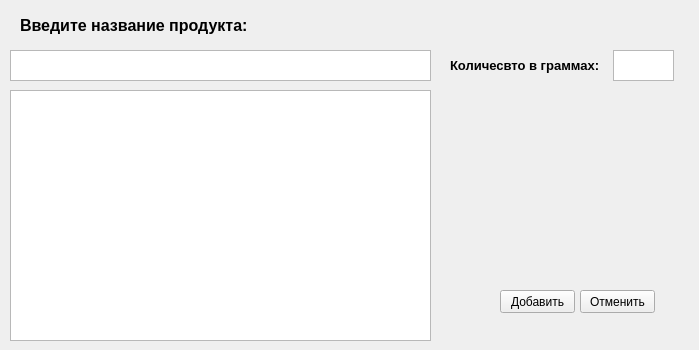
<?xml version="1.0" encoding="UTF-8"?>
<ui version="4.0">
 <class>Form</class>
 <widget class="QWidget" name="Form">
  <property name="geometry">
   <rect>
    <x>0</x>
    <y>0</y>
    <width>699</width>
    <height>350</height>
   </rect>
  </property>
  <property name="windowTitle">
   <string>Form</string>
  </property>
  <widget class="QTableWidget" name="table">
   <property name="geometry">
    <rect>
     <x>10</x>
     <y>90</y>
     <width>421</width>
     <height>251</height>
    </rect>
   </property>
  </widget>
  <widget class="QTextEdit" name="text_search">
   <property name="geometry">
    <rect>
     <x>10</x>
     <y>50</y>
     <width>421</width>
     <height>31</height>
    </rect>
   </property>
  </widget>
  <widget class="QLabel" name="label_entername">
   <property name="geometry">
    <rect>
     <x>20</x>
     <y>10</y>
     <width>251</width>
     <height>31</height>
    </rect>
   </property>
   <property name="text">
    <string>&lt;html&gt;&lt;head/&gt;&lt;body&gt;&lt;p&gt;&lt;span style=&quot; font-size:12pt; font-weight:600;&quot;&gt;Введите название продукта:&lt;/span&gt;&lt;/p&gt;&lt;/body&gt;&lt;/html&gt;</string>
   </property>
  </widget>
  <widget class="QTextEdit" name="textEdit_weight">
   <property name="geometry">
    <rect>
     <x>613</x>
     <y>50</y>
     <width>61</width>
     <height>31</height>
    </rect>
   </property>
  </widget>
  <widget class="QLabel" name="label_qualityw">
   <property name="geometry">
    <rect>
     <x>450</x>
     <y>55</y>
     <width>161</width>
     <height>21</height>
    </rect>
   </property>
   <property name="text">
    <string>&lt;html&gt;&lt;head/&gt;&lt;body&gt;&lt;p&gt;&lt;span style=&quot; font-size:10pt; font-weight:600;&quot;&gt;Количесвто в граммах:&lt;/span&gt;&lt;/p&gt;&lt;/body&gt;&lt;/html&gt;</string>
   </property>
  </widget>
  <widget class="QLabel" name="label_info">
   <property name="geometry">
    <rect>
     <x>450</x>
     <y>100</y>
     <width>191</width>
     <height>91</height>
    </rect>
   </property>
   <property name="text">
    <string> </string>
   </property>
  </widget>
  <widget class="QPushButton" name="button_add">
   <property name="geometry">
    <rect>
     <x>500</x>
     <y>290</y>
     <width>75</width>
     <height>23</height>
    </rect>
   </property>
   <property name="focusPolicy">
    <enum>Qt::TabFocus</enum>
   </property>
   <property name="text">
    <string>Добавить</string>
   </property>
  </widget>
  <widget class="QPushButton" name="button_cancel">
   <property name="geometry">
    <rect>
     <x>580</x>
     <y>290</y>
     <width>75</width>
     <height>23</height>
    </rect>
   </property>
   <property name="text">
    <string>Отменить</string>
   </property>
  </widget>
 </widget>
 <resources/>
 <connections/>
</ui>
